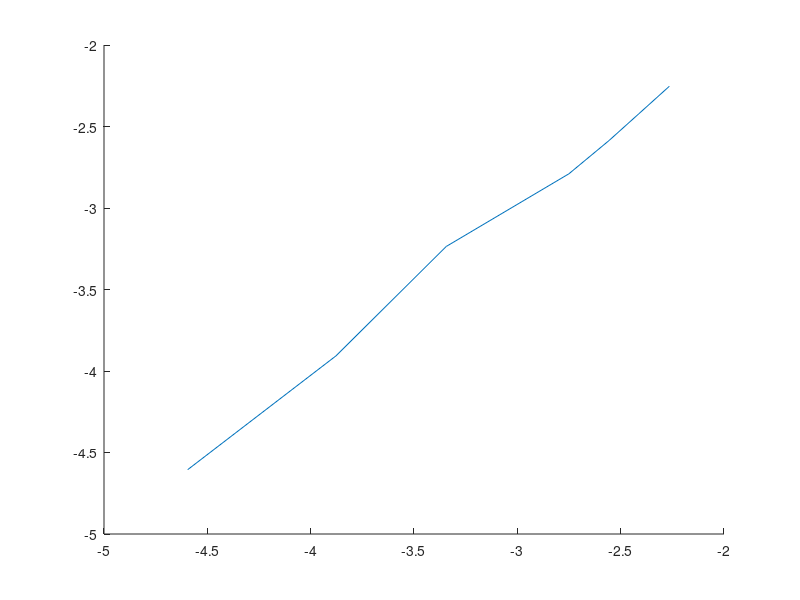
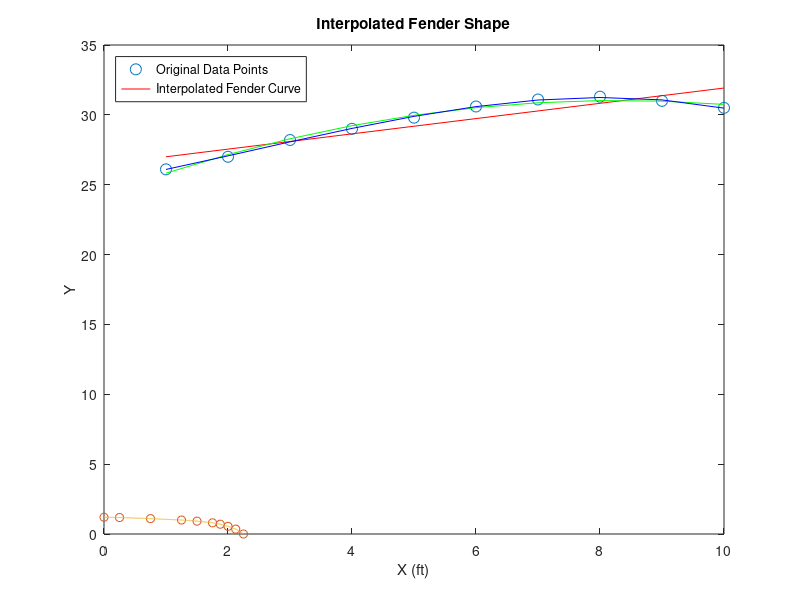
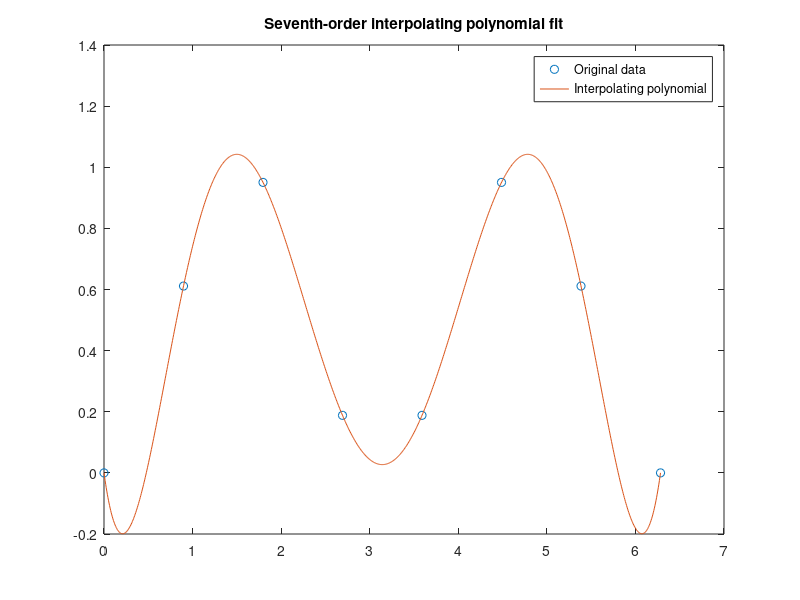
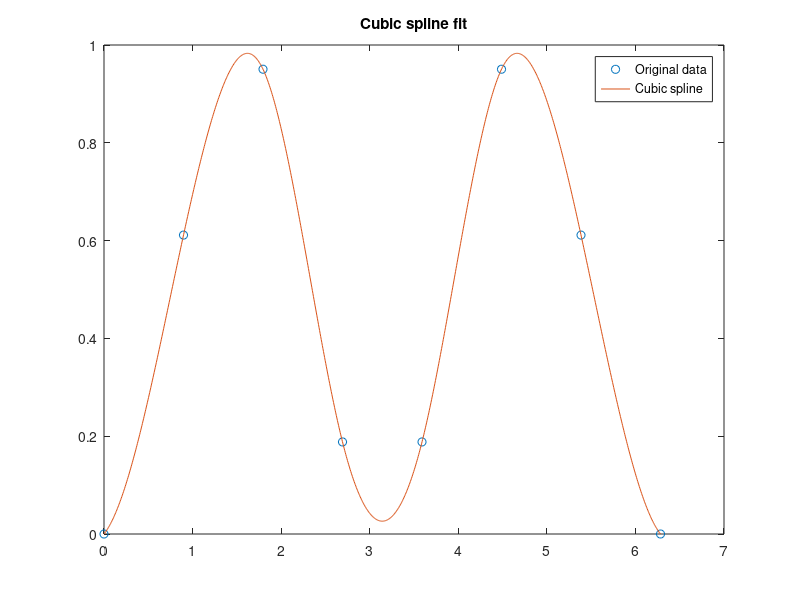

Reproduce these figures in MATLAB, in order.
%% Script Information

% ME112 HW 3
% Author: Chunhui XU
% Date: 2024/03/24


%% Problem 1
clear; close all; clc;

t = 60 * 24 * 3600;
T_s = -15;
T_i = 20;
T = 0;
alpha = 1.38e-7;

f = @(x) (erf(x / (2 * sqrt(alpha * t))) - ((T - T_s) / (T_i - T_s)));

x = fzero(f, 1); % search from 1 depth

fprintf('Water main should be buried %.2f meters deep to prevent freezing.\n', x);


%% Problem 2
clear; close all; clc;

t = [0 3.15 6.2 10 18.3 30.8 43.8];
C = [0.1039 0.0896 0.0776 0.0639 0.0353 0.0207 0.0101];

% C(t) = C_1*e^(-k*t)
% ln(C) =  -kt + C_1

lnC = log(C);

p1 = polyfit(t, lnC, 1);

fprintf("The value of K is %.5f", -p1(1));

fit = polyval(p1, t);

figure;
hold on;
plot(lnC, fit);

%% Problem 3
clear; close all; clc;

time = [1 2 3 4 5 6 7 8 9 10];
pressure = [26.1 27.0 28.2 29.0 29.8 30.6 31.1 31.3 31.0 30.5];

% Fit first-degree polynomial
p1 = polyfit(time, pressure, 1);
fit1 = polyval(p1, time);

% Fit second-degree polynomial
p2 = polyfit(time, pressure, 2);
fit2 = polyval(p2, time);

% Fit third-degree polynomial
p3 = polyfit(time, pressure, 3);
fit3 = polyval(p3, time);

% R
y_total = sum((pressure-mean(pressure)).^ 2);

rsq_1 = 1 - (sum((pressure - fit1) .^ 2) ./ y_total);
rsq_2 = 1 - (sum((pressure - fit2) .^ 2) ./ y_total);
rsq_3 = 1 - (sum((pressure - fit3) .^ 2) ./ y_total);

% Plot the curve fits
figure;
plot(time, pressure, 'o', 'MarkerSize', 8);
hold on;
plot(time, fit1, 'r');
plot(time, fit2, 'g');
plot(time, fit3, 'b');
legend('Data Points', 'First-Degree Fit', 'Second-Degree Fit', ...
    'Third-Degree Fit', 'Location','northwest');
xlabel('Time (sec)');
ylabel('Pressure (psi)');
title('Polynomial Curve Fitting');

fprintf('Predicted pressure at t = 11 sec:\n');
fprintf('1st-Degree Fit: %.2f psi, R^2 = %.4f\n', polyval(p1, 11), rsq_1);
fprintf('2nd-Degree Fit: %.2f psi, R^2 = %.4f\n', polyval(p2, 11), rsq_2);
fprintf('3rd-Degree Fit: %.2f psi, R^2 = %.4f\n', polyval(p3, 11), rsq_3);

fprintf(['Cruve 3 is more reliable, ' ...
    'it have largest coefficients of determination and the residuals'])


%% Problem 4
clear; close all; clc;

% X Y data
X = [0, 0.25, 0.75, 1.25, 1.5, 1.75, 1.875, 2, 2.125, 2.25];
Y = [1.2, 1.18, 1.1, 1, 0.92, 0.8, 0.7, 0.55, 0.35, 0];

X_entire = 0:0.001:2.25;

% Fit the data by interp1 function
Y_entire = interp1(X, Y, X_entire, 'linear');


plot(X, Y, 'o', X_entire, Y_entire, '-');
legend('Original Data Points', 'Interpolated Fender Curve');
xlabel('X (ft)');
ylabel('Y');
title('Interpolated Fender Shape');


%% Problem 5
clear; close all; clc;

T = [0 8 16 24 32 40];
o = [14.621 11.843 9.870 8.418 7.305 6.413];

o_linear = interp1(T, o, 27, 'linear');

p = polyfit(T, o, length(T)-1);
o_newton = polyval(p, 27);

spline = spline(T, o);
o_spline = interp1(T, o, 27, 'spline');

% Display the results
fprintf('Linear Interpolation: %.4f mg/L\n', o_linear);
fprintf('Newton''s Interpolating Polynomial: %.4f mg/L\n', o_newton);
fprintf('Cubic Splines: %.4f mg/L\n', o_spline);
fprintf('Exact Result:7.986 mg/L\n');


%% Problem 6
clear; close all; clc;

t = linspace(0, 2*pi, 8);
f = sin(t).^2;

p = polyfit(t, f, 7);
t_interp = linspace(0, 2*pi, 1000);
f_interp = polyval(p, t_interp);

figure;
plot(t, f, 'o', t_interp, f_interp);
title('Seventh-order interpolating polynomial fit');
legend('Original data', 'Interpolating polynomial');

spline_fit = spline(t, f, t_interp);

figure;
plot(t, f, 'o', t_interp, spline_fit);
title('Cubic spline fit');
legend('Original data', 'Cubic spline');

%% Problem 7

% handdata.m start
close all
clear; clc
x=[0.586031175059952;0.608213429256595;0.623800959232614;0.638788968824940;
    0.650779376498801;0.673561151079137;0.670563549160672;0.675359712230216;
    0.674760191846523;0.660371702637890;0.623800959232614;0.609412470023981;
    0.599220623501199;0.590827338129497;0.575239808153477;0.568645083932854;
    0.565647482014389;0.560851318944844;0.560851318944844;0.563249400479616;
    0.560851318944844;0.562050359712230;0.553657074340528;0.544064748201439;
    0.516486810551559;0.511690647482014;0.511091127098321;0.508693045563549;
    0.506294964028777;0.503896882494005;0.497302158273381;0.486510791366907;
    0.470323741007194;0.463129496402878;0.460731414868106;0.455935251798561;
    0.440347721822542;0.420563549160672;0.410971223021583;0.396582733812950;
    0.380995203836931;0.372002398081535;0.380995203836931;0.398381294964029;
    0.401978417266187;0.413968824940048;0.426558752997602;0.423561151079137;
    0.416966426858513;0.407374100719425;0.393585131894484;0.380395683453237;
    0.361810551558753;0.348621103117506;0.335431654676259;0.322242206235012;
    0.318645083932854;0.325839328537170;0.345023980815348;0.367206235011990;
    0.379796163069544;0.376199040767386;0.361810551558753;0.337829736211031;
    0.317446043165468;0.294664268585132;0.264688249400480;0.244304556354916;
    0.236510791366907;0.240107913669065;0.263489208633094;0.314448441247002;
    0.339628297362110;0.360011990407674;0.365407673860911;0.390587529976019;];
y=[0.160640495867769;0.218491735537190;0.288739669421488;0.335227272727273;
    0.412706611570248;0.474690082644628;0.537706611570248;0.576962809917355;
    0.606921487603306;0.614152892561984;0.586260330578512;0.533574380165289;
    0.464359504132231;0.438533057851240;0.447830578512397;0.509814049586777;
    0.556301652892562;0.584194214876033;0.674070247933884;0.731921487603306;
    0.760847107438017;0.820764462809917;0.868285123966942;0.889979338842975;
    0.892045454545455;0.835227272727273;0.763946280991736;0.704028925619835;
    0.630681818181818;0.592458677685950;0.579028925619835;0.571797520661157;
    0.608987603305785;0.643078512396694;0.698863636363636;0.731921487603306;
    0.779442148760331;0.864152892561984;0.894111570247934;0.909607438016529;
    0.905475206611570;0.885847107438017;0.821797520661157;0.733987603305785;
    0.678202479338843;0.624483471074380;0.552169421487603;0.543904958677686;
    0.559400826446281;0.612086776859504;0.668904958677686;0.709194214876033;
    0.807334710743802;0.838326446280992;0.840392561983471;0.822830578512397;
    0.805268595041322;0.746384297520661;0.642045454545455;0.555268595041322;
    0.501549586776860;0.472623966942149;0.474690082644628;0.505681818181818;
    0.531508264462810;0.563533057851240;0.616219008264463;0.625516528925620;
    0.601756198347107;0.567665289256198;0.505681818181818;0.430268595041322;
    0.363119834710744;0.302169421487603;0.258780991735537;0.151342975206612;];

%handdata.m end

% Define t from 1 to 76
t = 1:76;

% Interpolate x and y with respect to t
x_interpolated = interp1(t, x, t, 'spline');
y_interpolated = interp1(t, y, t, 'spline');

% Plot interpolated curve
figure;
plot(x,y,'o');
hold on;
plot(x_interpolated, y_interpolated);

xlabel('x');
ylabel('y');
title('Interpolated Curve of Hand Data');

%% End

clc, close all;
clear;